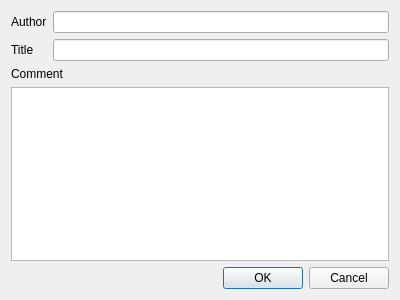
<?xml version="1.0" encoding="UTF-8"?>
<ui version="4.0">
 <class>Properties</class>
 <widget class="QDialog" name="Properties">
  <property name="geometry">
   <rect>
    <x>0</x>
    <y>0</y>
    <width>400</width>
    <height>300</height>
   </rect>
  </property>
  <property name="windowTitle">
   <string>Dialog</string>
  </property>
  <layout class="QVBoxLayout" name="verticalLayout">
   <item>
    <layout class="QGridLayout" name="gridLayout">
     <item row="0" column="0">
      <widget class="QLabel" name="label">
       <property name="text">
        <string>Author</string>
       </property>
      </widget>
     </item>
     <item row="0" column="1">
      <widget class="QLineEdit" name="le_author"/>
     </item>
     <item row="1" column="0">
      <widget class="QLabel" name="label_2">
       <property name="text">
        <string>Title</string>
       </property>
      </widget>
     </item>
     <item row="1" column="1">
      <widget class="QLineEdit" name="le_title"/>
     </item>
    </layout>
   </item>
   <item>
    <widget class="QLabel" name="label_3">
     <property name="text">
      <string>Comment</string>
     </property>
    </widget>
   </item>
   <item>
    <widget class="QPlainTextEdit" name="pte_comment"/>
   </item>
   <item>
    <widget class="QDialogButtonBox" name="buttonBox">
     <property name="orientation">
      <enum>Qt::Horizontal</enum>
     </property>
     <property name="standardButtons">
      <set>QDialogButtonBox::Cancel|QDialogButtonBox::Ok</set>
     </property>
    </widget>
   </item>
  </layout>
 </widget>
 <resources/>
 <connections>
  <connection>
   <sender>buttonBox</sender>
   <signal>accepted()</signal>
   <receiver>Properties</receiver>
   <slot>accept()</slot>
   <hints>
    <hint type="sourcelabel">
     <x>248</x>
     <y>254</y>
    </hint>
    <hint type="destinationlabel">
     <x>157</x>
     <y>274</y>
    </hint>
   </hints>
  </connection>
  <connection>
   <sender>buttonBox</sender>
   <signal>rejected()</signal>
   <receiver>Properties</receiver>
   <slot>reject()</slot>
   <hints>
    <hint type="sourcelabel">
     <x>316</x>
     <y>260</y>
    </hint>
    <hint type="destinationlabel">
     <x>286</x>
     <y>274</y>
    </hint>
   </hints>
  </connection>
 </connections>
</ui>
